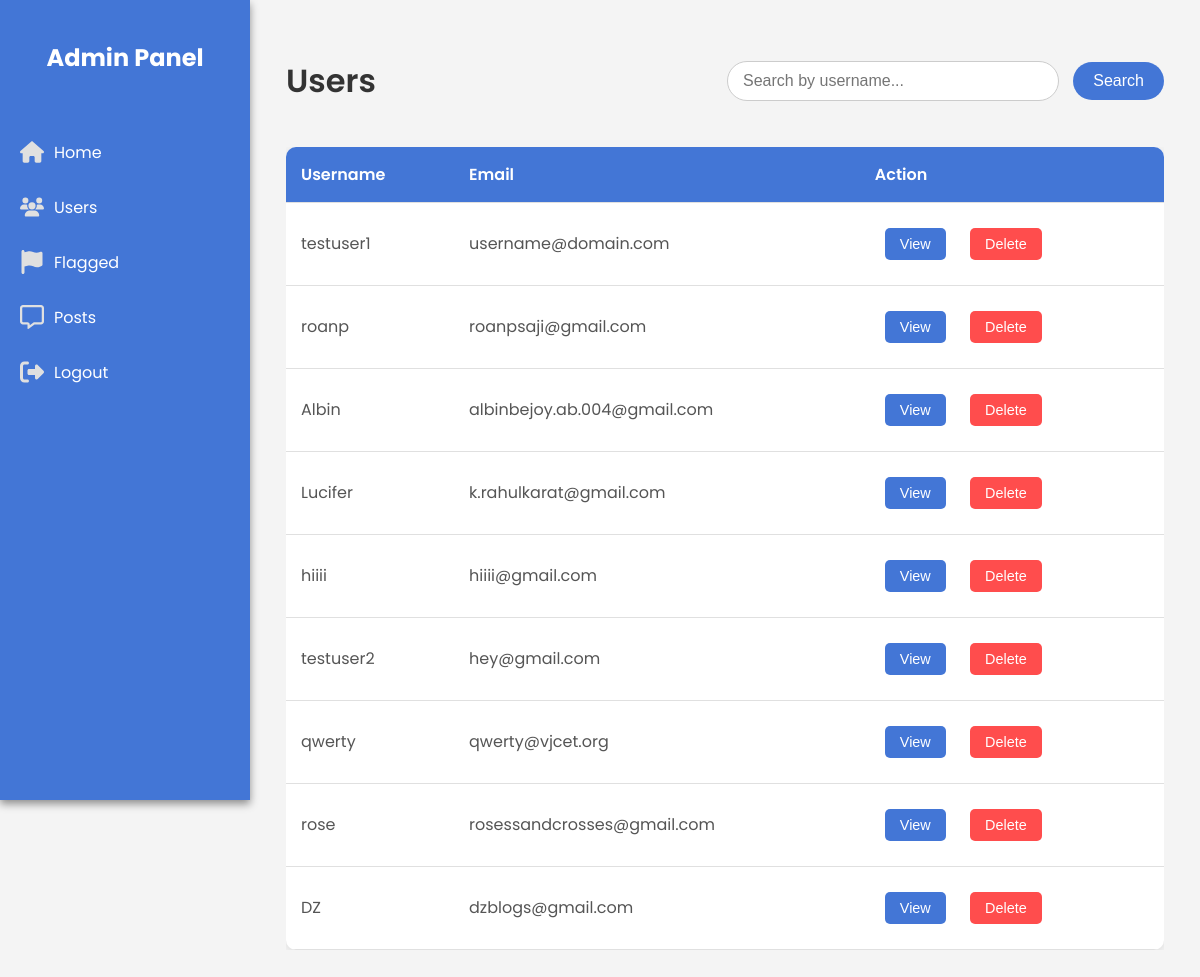
Screenshot of /users with the database file from the repository.
### app/models.py (models this page shows, shortened)
class SearchableMixin(object):
    @classmethod
    def before_commit(cls, session):
        session._changes = {
            'add': list(session.new),
            'update': list(session.dirty),
            'delete': list(session.deleted)
        }

class User(db.Model, UserMixin, SearchableMixin):
    __tablename__ = 'user'
    __searchable__ = ['username', 'email']
    id = db.Column(db.Integer, primary_key=True)
    username = db.Column(db.String(80), unique=True, nullable=False)
    password = db.Column(db.String(80), nullable=False)
    email = db.Column(db.String(120), unique=True, nullable=False)
    phone_number = db.Column(db.Integer, unique=True, nullable=False)
    profile_pic = db.Column(db.String(120), nullable=False, default='profile.jpg')

### app/admin_routes.py (the view)
@app.route('/users', methods=['GET', 'POST'])
def users():
    if request.method == 'GET':
        users = User.query.all()  # Fetch all users
        return render_template('adminPages/users.html', users=users)

### app/templates/adminPages/users.html
{% extends 'adminPages/adminhome.html' %}
{% block head %}
    <link rel="stylesheet" href="{{ url_for('static', filename='css/admin.css') }}">
    <link rel="stylesheet" href="{{ url_for('static', filename='css/users.css') }}">
{% endblock %}
{% block body %}
<div class="users-page">
    <div class="page-header">
        <h1 class="page-title">Users</h1>
        <div class="search-container">
            <form action="/users_search" method="get">
                <label>
                    <input class="form-control" type="text" placeholder="Search by username..." name="username">
                    <input type="submit" value="Search">
                </label>
            </form>
        </div>
    </div>
        <div class="users-table-container">
            <table class="users-table">
                <thead>
                    <tr>
                        <th>Username</th>
                        <th>Email</th>
                        <th>Action</th>
                    </tr>
                </thead>
                <tbody>
                {% if users %}
                    {% for user in users %}
                    <tr>
                        <td>{{ user.username }}</td>
                        <td>{{ user.email }}</td>
                        <td>
                            <button class="action-btn">View</button>
                            <form action="{{ url_for('delete_user', user_id=user.id) }}" method="post" style="display:inline;">
                                <button type="submit" class="action-btn delete-btn">Delete</button>
                            </form>
                        </td>
                    </tr>
                    {% endfor %}
                {% else %}
                    <tr>
                        <td>No results found</td>
                    </tr>
                {% endif %}
                </tbody>
            </table>
        </div>
    </div>
{% endblock %}

### app/static/css/admin.css (style rules this page uses)
body { font-family: 'Poppins', sans-serif; margin: 0; padding: 0; background-color: #f4f4f4; }

### app/static/css/users.css (style rules this page uses)
.users-page { padding: 20px; }
.page-header { display: flex; justify-content: space-between; align-items: center; margin-bottom: 20px; }
.page-title { font-size: 2rem; color: #333; font-weight: 600; }
.users-table-container { overflow-x: auto; }
.users-table { width: 100%; border-collapse: collapse; background-color: #ffffff; box-shadow: 0 2px 8px rgba(0, 0, 0, 0.1); border-radius: 10px; overflow: hidden; }
.users-table th, .users-table td { padding: 15px; text-align: left; border-bottom: 1px solid #e0e0e0; }
.users-table th { background-color: #4376d6; color: #ffffff; font-weight: 600; }
.users-table td { color: #555; }
.action-btn { padding: 8px 15px; border: none; border-radius: 5px; cursor: pointer; font-size: 0.9rem; color: #ffffff; background-color: #4376d6; transition: background-color 0.3s; margin: 10px; }
.delete-btn { background-color: #ff4d4d; }
.search-container { display: flex; align-items: center; }
.search-container input[type="text"] { width: 300px; padding: 10px 15px; font-size: 1rem; border: 1px solid #ccc; border-radius: 20px; outline: none; transition: border-color 0.3s; }
.search-container input[type="submit"] { padding: 10px 20px; font-size: 1rem; color: #ffffff; background-color: #4376d6; border: none; border-radius: 20px; margin-left: 10px; cursor: pointer; transition: background-color 0.3s; }
.action-btn { text-decoration: none; }

### rows the page displays
User: username "testuser1", email "username@domain.com"
User: username "roanp", email "roanpsaji@gmail.com"
User: username "Albin", email "albinbejoy.ab.004@gmail.com"
User: username "Lucifer", email "k.rahulkarat@gmail.com"
User: username "hiiii", email "hiiii@gmail.com"
User: username "testuser2", email "hey@gmail.com"
User: username "qwerty", email "qwerty@vjcet.org"
User: username "rose", email "rosessandcrosses@gmail.com"
User: username "DZ", email "dzblogs@gmail.com"
